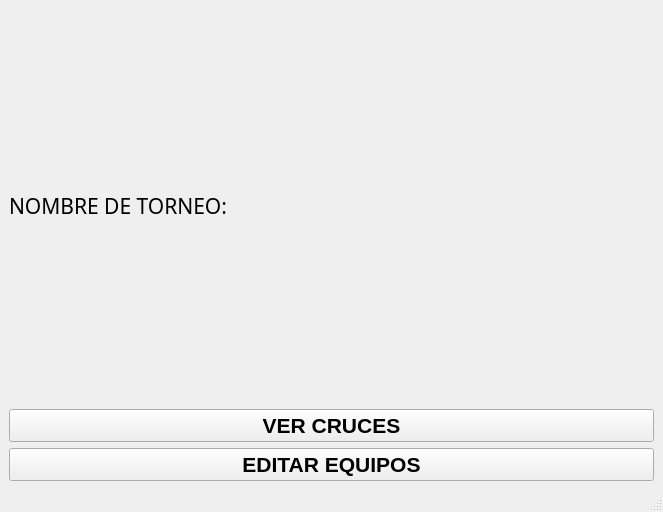
<?xml version="1.0" encoding="UTF-8"?>
<ui version="4.0">
 <class>MainWindow</class>
 <widget class="QMainWindow" name="MainWindow">
  <property name="geometry">
   <rect>
    <x>0</x>
    <y>0</y>
    <width>663</width>
    <height>512</height>
   </rect>
  </property>
  <property name="windowTitle">
   <string>Ventana5</string>
  </property>
  <widget class="QWidget" name="centralwidget">
   <layout class="QVBoxLayout" name="verticalLayout">
    <item>
     <widget class="QLabel" name="label">
      <property name="font">
       <font>
        <family>Cooper Black</family>
        <pointsize>16</pointsize>
        <weight>50</weight>
        <bold>false</bold>
       </font>
      </property>
      <property name="text">
       <string>NOMBRE DE TORNEO:</string>
      </property>
     </widget>
    </item>
    <item>
     <widget class="QPushButton" name="pushButton">
      <property name="font">
       <font>
        <pointsize>16</pointsize>
        <weight>75</weight>
        <bold>true</bold>
       </font>
      </property>
      <property name="text">
       <string>VER CRUCES</string>
      </property>
     </widget>
    </item>
    <item>
     <widget class="QPushButton" name="pushButton_2">
      <property name="font">
       <font>
        <pointsize>16</pointsize>
        <weight>75</weight>
        <bold>true</bold>
       </font>
      </property>
      <property name="text">
       <string>EDITAR EQUIPOS</string>
      </property>
     </widget>
    </item>
   </layout>
  </widget>
  <widget class="QMenuBar" name="menubar">
   <property name="geometry">
    <rect>
     <x>0</x>
     <y>0</y>
     <width>663</width>
     <height>21</height>
    </rect>
   </property>
  </widget>
  <widget class="QStatusBar" name="statusbar"/>
 </widget>
 <resources/>
 <connections/>
</ui>
